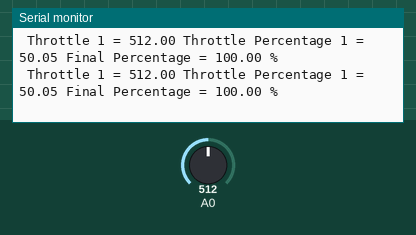
Recording of a sketch running on a simulated Arduino Uno, built with avr-gcc and run on an emulated ATmega328P. Shown: the last lines printed to the serial monitor. The test bench sets the inputs (shaded band); at power-on: A0 = 512.

Above: at 1.2 s.
1.3 s: A0 set to 106
At 1.46 s:
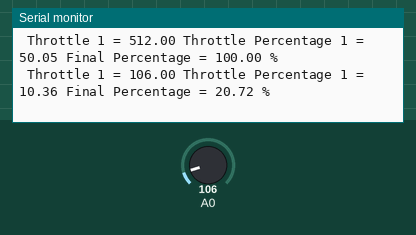
2.8 s: A0 set to 91
At 2.97 s:
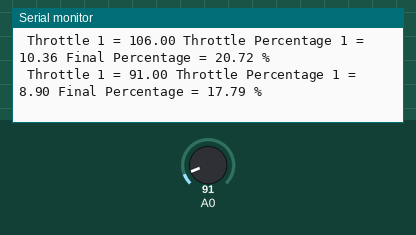
4.3 s: A0 set to 57
At 4.47 s:
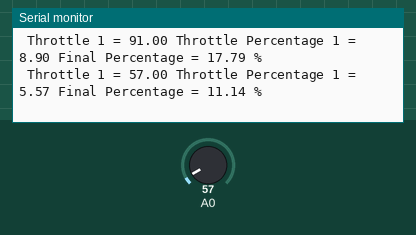
5.8 s: A0 set to 46
At 5.97 s:
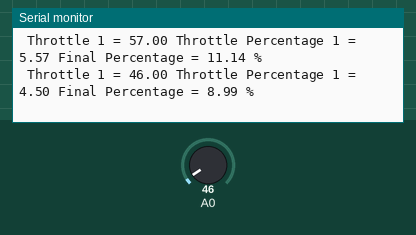
8.8 s: A0 set to 11
At 8.94 s:
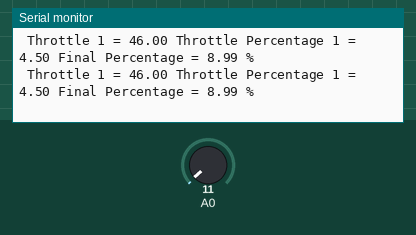
11.8 s: A0 set to 8
At 11.92 s:
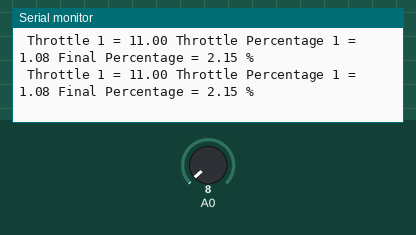
Timing chart, 0 to 14.3 s (numbered marks = the images above; inputs shaded):
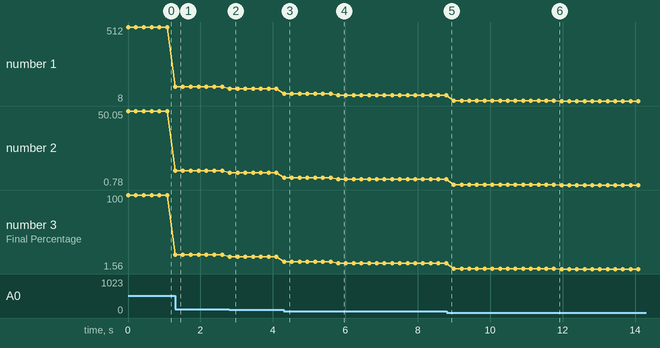

Measured:
- after the input at 1.3 s, the serial monitor: prints a new line at once (image 1)
- after the input at 2.8 s, the serial monitor: prints a new line at once (image 2)
- after the input at 4.3 s, the serial monitor: prints a new line at once (image 3)
- after the input at 5.8 s, the serial monitor: prints a new line at once (image 4)
- plotted number 1: 512 → 106 after the input at 1.3 s, 106 → 91 after the input at 2.8 s, 91 → 57 after the input at 4.3 s, 57 → 46 after the input at 5.8 s, 46 → 11 after the input at 8.8 s
- plotted number 2: 50.05 → 10.36 after the input at 1.3 s, 10.36 → 8.9 after the input at 2.8 s, 8.9 → 5.57 after the input at 4.3 s, 5.57 → 4.5 after the input at 5.8 s, 4.5 → 1.08 after the input at 8.8 s
- plotted number 3: 100 → 20.72 after the input at 1.3 s, 20.72 → 17.79 after the input at 2.8 s, 17.79 → 11.14 after the input at 4.3 s, 11.14 → 8.99 after the input at 5.8 s, 8.99 → 2.15 after the input at 8.8 s

The sketch:

TestIndividualPots.ino
```cpp
// *** BASIC PROGRAMME TO TEST INDIVIDUAL POTS ***
// LAST UPDATED: 5-DECEMBER-2018
// DEVELOPER: STEPHEN MURPHY


float ThrottleInput1; //Variable to store raw input from throttle potentiometer 1.
float ThrottleInput2; //Variable to store raw input from throttle potentiometer 2.
float SteeringInput; //Variable to store raw input from steering potentiometer.
float BrakeInput; //Variable to store raw input from brake potentiometer.
float ThrottlePercent1; //Variable to store % value of throttle potentiometer 1.
float ThrottlePercent2; //Variable to store % value of throttle potentiometer 2.
float SteeringPercent; //Variable to store % value of steering potentiometer.
float BrakePercent; //Variable to store % value of brake potentiometer.
float FinalPercent; //Variable to store Final % value of throttle potentiometer 1.

////////////////////////////////////////////////////////////////////////////////////////////
void setup() {


Serial.begin(9600); //Baud rate between Arduino and Controller.


}

///////////////////////////////////////////////////////////////////////////////////////////
void loop() {

// Read inputs from potentiometers and convert to 0 - 100 range.
//First throttle potentiometer:
ThrottleInput1 = analogRead(A0);  //Read the data from the analog input pin and store in "ThrottleInput1" variable.
ThrottlePercent1 = ((ThrottleInput1 / 1023.00) * 100.00); //Convert the 0-1023 value to a 0-100 value.

//FinalPercent = ThrottlePercent1 * 2;

if (ThrottlePercent1 > 50.00)
  {
  FinalPercent = 100.00;
  }
  else
  {
    FinalPercent = (ThrottlePercent1 * 2);
  }


Serial.print(" Throttle 1 = ");
Serial.print(ThrottleInput1);
Serial.print(" Throttle Percentage 1 = ");
Serial.print(ThrottlePercent1);
Serial.print(" Final Percentage = ");
Serial.print(FinalPercent);
Serial.println(" % ");

delay(200);  //Delay for stability.

}
```
